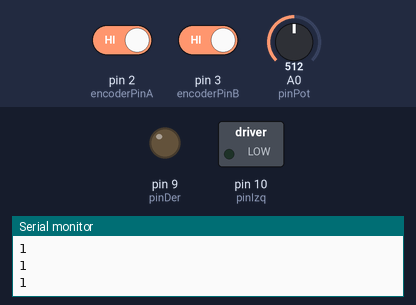
Bench run of a sketch on a simulated Arduino Uno, built with avr-gcc and run on an emulated ATmega328P. Parts: switched loads named in the sketch (green lamp = pin HIGH), output pins drawn as LEDs (lit = HIGH), the last lines printed to the serial monitor. The test bench sets the inputs (shaded band); at power-on: A0 (pinPot) = 512, pin 2 (encoderPinA) HIGH, pin 3 (encoderPinB) HIGH.

Above: at 1.2 s.
1.3 s: A0 (pinPot) set to 716
At 1.8 s:
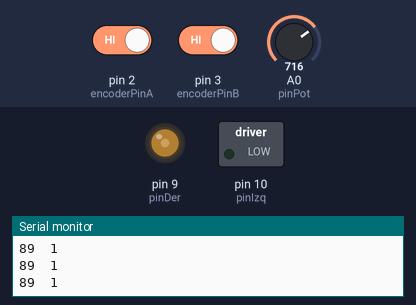
2.8 s: A0 (pinPot) set to 900
At 4.0 s:
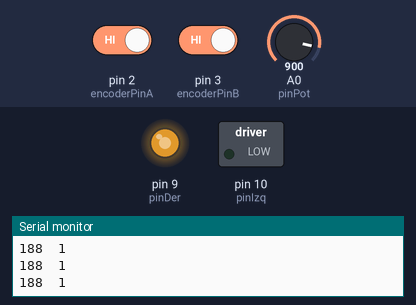
4.3 s: A0 (pinPot) set to 306
At 5.5 s:
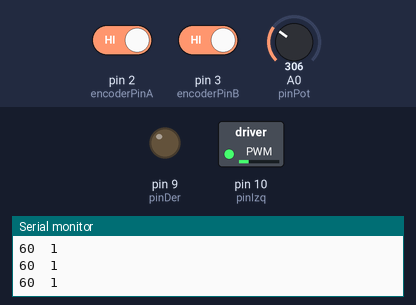
5.8 s: A0 (pinPot) set to 122
At 6.6 s:
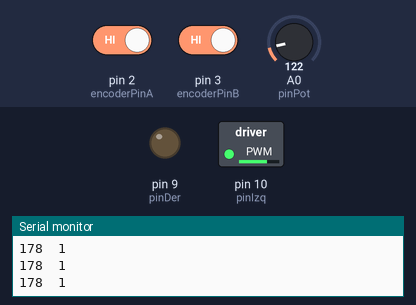
Timing chart, 0 to 8.3 s (numbered marks = the images above; inputs shaded):
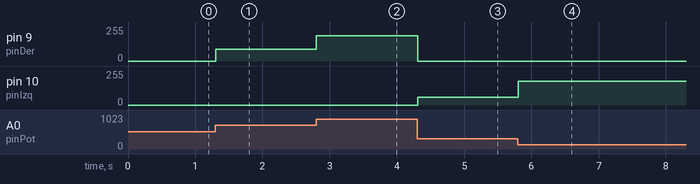

Measured:
- after the input at 1.3 s, pin 9 (pinDer): 0/255 → 89/255 at once
- after the input at 2.8 s, pin 9 (pinDer): 89/255 → 188/255 at once
- after the input at 4.3 s, pin 9 (pinDer): 188/255 → 0/255 at once; pin 10 (pinIzq): 0/255 → 60/255 at once
- after the input at 5.8 s, pin 10 (pinIzq): 60/255 → 178/255 at once

The sketch:

Velocidad_MotorDC+Encoder.ino
```cpp
//#include <Encoder.h>

//Encoder Enc(2,3); // se define el objeto Enc que es un Encoder

//Para el motor DC
const int pinPot = A0;
const int pinIzq = 10;
const int pinDer = 9;
int lim1 = 400;
int lim2 = 550;

//Para el Encoder SIN libreria
int encoderPinA = 2; //CLK
int encoderPinB = 3; //DT
int encoderPos= 0;
int encoderPinALast = LOW;
int StatePinA = LOW;

void setup() {
  Serial.begin(9600);
  while(!Serial);
  pinMode(pinPot, INPUT);
  pinMode(pinIzq, OUTPUT);
  pinMode(pinDer, OUTPUT);

}

void loop() {
 int lec = analogRead(pinPot);
  //Serial.print(lec);
  //Serial.print("\t");

  if(lec > 0 && lec < lim1){
    int lec1 = map(lec, 0, lim1, 255, 0);
    analogWrite(pinIzq,lec1);
    analogWrite(pinDer, 0);
    Serial.print(lec1);
    Serial.print("\t");
  }
  else{ if(lec > lim2 && lec < 1023){
      int lec2 = map(lec, lim2, 1023, 0, 255);
      analogWrite(pinDer, lec2 );
      analogWrite(pinIzq, 0);
      Serial.print(lec2);
    Serial.print("\t");
      }
  else{
        analogWrite(pinDer,0);
        analogWrite(pinIzq,0);
      }
      }
  Serial.println(EncoderPosition());
}

//función para leer posición de encoder SIN libreria
int EncoderPosition(){
  StatePinA = digitalRead(encoderPinA);
  if ((encoderPinALast == LOW) && (StatePinA == HIGH)) {
    if (digitalRead(encoderPinB) == LOW) {
      encoderPos--;
    } else {
      encoderPos++;
    }
  }
  encoderPinALast = StatePinA;
  return encoderPos;
}
```
